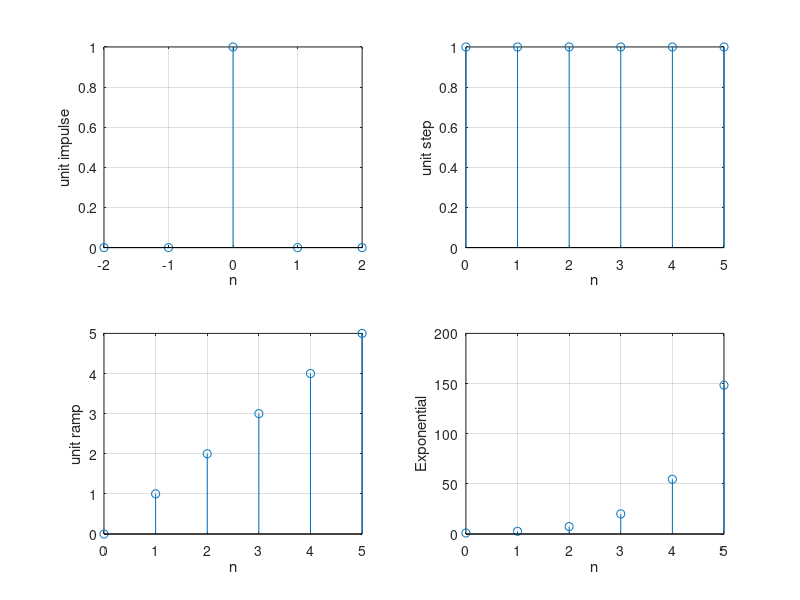

Write the MATLAB code that produced this figure.
clc; 
clear all; 
close all;
N = input(' enter N ');
n1 = -2:1:2;
d = [0 0 1 0 0];
subplot(2,2,1)
stem(n1,d)
grid on
xlabel('n')
ylabel('unit impulse')
% Unit Step
n2 = 0:1:N;
x = ones(1, length(n2));
subplot(2,2,2)
stem(n2,x)
grid on
xlabel('n')
ylabel('unit step')
% Unit Ramp
n3 = 0:1:N;
subplot(2,2,3)
stem(n3,n3)
grid on
xlabel('n')
ylabel('unit ramp')
% Exponential
n4 = 0:1:N;
x = exp(1.*n4);
subplot(2,2,4)
stem(n4,x)
grid on
xlabel('n')
ylabel('Exponential')
